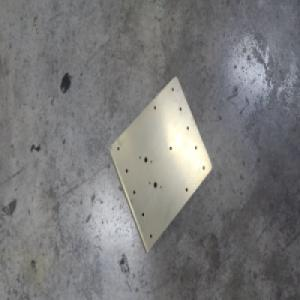
#> input picture samples/fod-a-test/metal_sheet_013757.jpg, 300 x 300 px, given in place of runway_magda_ehlers_9873573.jpg, which was not available
$ python make_real_demo.py
#> lines starting #> are read from the running program, lines starting #| are printed output that depends on the picture
"""Real-scale demo clip: a real runway photo, real FOD photos laid flat on its asphalt with the
photo's own perspective, and a real person who walks on, stands, and walks off.

The camera comes from the photo itself. On the 1280x720 frame every line along the runway meets
at the vanishing point (620, 322). The centreline runs through the centre markings, the right edge
line is the long solid one, and the runway is 45 m wide, which puts the camera about 4.7 m above
the asphalt; with a ~64 degree lens the bottom of the frame is 12 m away. Objects are placed in
metres and projected, so a 33 cm hammer at 13 m gets the pixels a real camera would give it,
squashed along the runway the way a low camera squashes it. The can and the bolt are there on
purpose: at this height they are a few pixels, near the limit of what can be seen.

Next to the clip it writes:
  real_runway_demo.scene.json  the stretch of runway 12-72 m ahead (60 m x 45 m) and its corners: picking
                               the clip on "Sursă video" switches runway and calibration on its own
  real_runway_demo.truth.json  where each object really is and how big, to check the detector

    python backend/scripts/make_real_demo.py
Needs data/videos/assets/runway_magda_ehlers_9873573.jpg (pexels.com/photo/9873573) and
person_muneeb_babar_22427879.jpg (pexels.com/photo/22427879), both under the free Pexels licence.
"""

import argparse
import json
import math
import sys
from pathlib import Path

import cv2
import numpy as np

ROOT = Path(__file__).resolve().parents[2]
sys.path.insert(0, str(ROOT / "backend"))
from app.vision.calibration import CORNER_NAMES, RunwayGeometry  # noqa: E402

ASSETS = ROOT / "data/videos/assets"
SAMPLES = ROOT / "samples/fod-a-test"
W, H, FPS, SECONDS = 1280, 720, 15, 48

# Camera, measured on the photo (see the module docstring).
VP = (620.0, 322.0)
# x pixels per y pixel below the horizon: the right edge line, and the centreline through the
# centre markings. (The long line on the left is a parallel strip, not the runway edge.)
RIGHT_SLOPE, CENTER_SLOPE = 5.23, 0.43
WIDTH_M = 45.0
K = 2 * (RIGHT_SLOPE - CENTER_SLOPE) / WIDTH_M  # lateral px per metre, per pixel below the horizon
FOCAL = 1024.0  # ~64 degree horizontal field of view; sets the distances, not the widths

# The stretch of runway the scene calls "the runway": from 12 m (the bottom of the frame) to 72 m
# ahead of the camera, in 10 m sectors. Further away a camera this low sees only large things.
NEAR_M, LENGTH_M, SECTORS_ALONG = 12.0, 60.0, 6
GEOMETRY = RunwayGeometry(length_m=LENGTH_M, width_m=WIDTH_M, sectors_along=SECTORS_ALONG, sectors_across=3)

# (sample photo, label, real size in cm, metres ahead, metres right of the centreline, rotation, appears at s)
# The can and the bolt sit at the limit of what 3 m of height can show, on purpose.
OBJECTS = [
    ("metal_sheet_013763.jpg", "tablă", 40, 15.0, -8.0, 20, 6.0),
    ("hammer_019119.jpg", "ciocan", 33, 13.5, 2.0, 60, 11.0),
    ("luggage_part_020940.jpg", "bucată de bagaj", 25, 14.0, 5.0, -15, 16.0),
    ("soda_can_029822.jpg", "doză", 12, 13.0, -4.0, 0, 28.0),
    ("bolt_012456.jpg", "șurub", 8, 13.0, 3.5, 35, 32.0),
]
PERSON_HEIGHT_M = 1.75
PERSON_Z, PERSON_STAND_X, PERSON_OFF_X = 35.0, 7.0, 25.0
PERSON_IN, PERSON_STAND, PERSON_OUT, PERSON_GONE = 19.0, 25.0, 35.0, 41.0


# [4 lines left out: function project, not called in this run]


def px_per_m(z: float) -> float:
    return FOCAL / z


# [20 lines left out: functions matte, fod_cutout, not called in this run]


def person_cutout() -> np.ndarray:
    photo = cv2.imread(str(ASSETS / "person_muneeb_babar_22427879.jpg"))
    return matte(photo, (905, 510, 120, 285))


# [62 lines left out: functions blend, lay_flat, stand, person_x, not called in this run]


def runway_point(z: float, x: float) -> dict:
    u, v = z - NEAR_M, x + WIDTH_M / 2
    return {"distance_m": round(u, 1), "offset_m": round(x, 1), "sector": GEOMETRY.sector(u, v)}


def main() -> None:
    ap = argparse.ArgumentParser()
    ap.add_argument("--out", default="data/videos/real_runway_demo.mp4")
    args = ap.parse_args()
    out = ROOT / args.out

    photo = cv2.imread(str(ASSETS / "runway_magda_ehlers_9873573.jpg"))
#> photo is the input picture: shape (300, 300, 3); mean B, G, R 121.4, 121.1, 121.3
    if photo is None:
        sys.exit(f"Missing {ASSETS / 'runway_magda_ehlers_9873573.jpg'} (pexels.com/photo/9873573)")
    background = cv2.resize(photo[photo.shape[0] - 1080:], (W, H), interpolation=cv2.INTER_AREA).astype(np.float32)
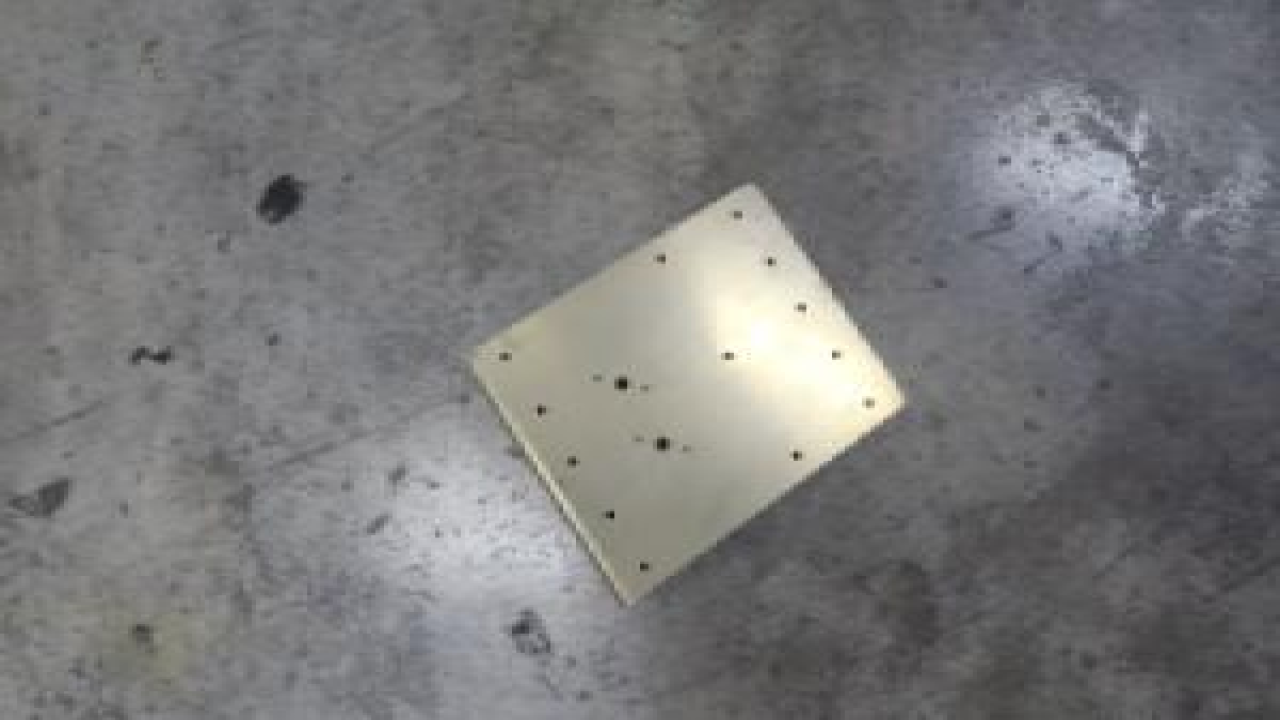
#> background: shape (720, 1280, 3) float32; mean B, G, R 121.4, 121.1, 121.2
#> (the run stopped early here; a loop or call above may not have finished)

$ run again, on samples/fod-a-test/adjustable_wrench_015864.jpg
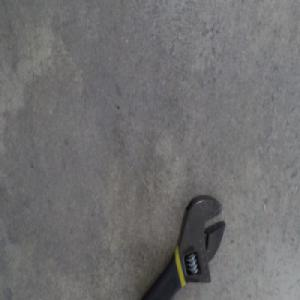
#> input picture samples/fod-a-test/adjustable_wrench_015864.jpg, 300 x 300 px, given in place of runway_magda_ehlers_9873573.jpg, which was not available
#> in main, photo is the input picture: shape (300, 300, 3); mean B, G, R 111.5, 110.9, 111.5
#> in main, `background = cv2.resize(photo[photo.shape[0] - 1080:], (W, H), interpo..`:
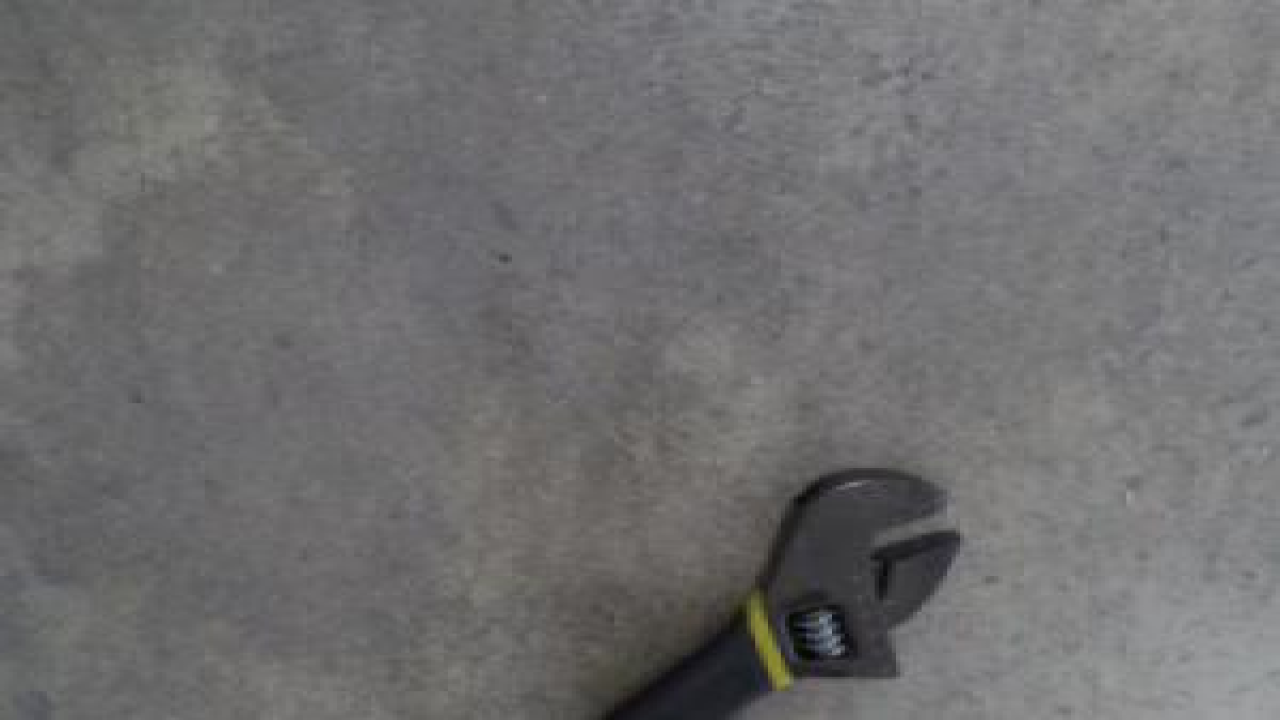
#> background: shape (720, 1280, 3) float32; mean B, G, R 111.5, 110.8, 111.4
